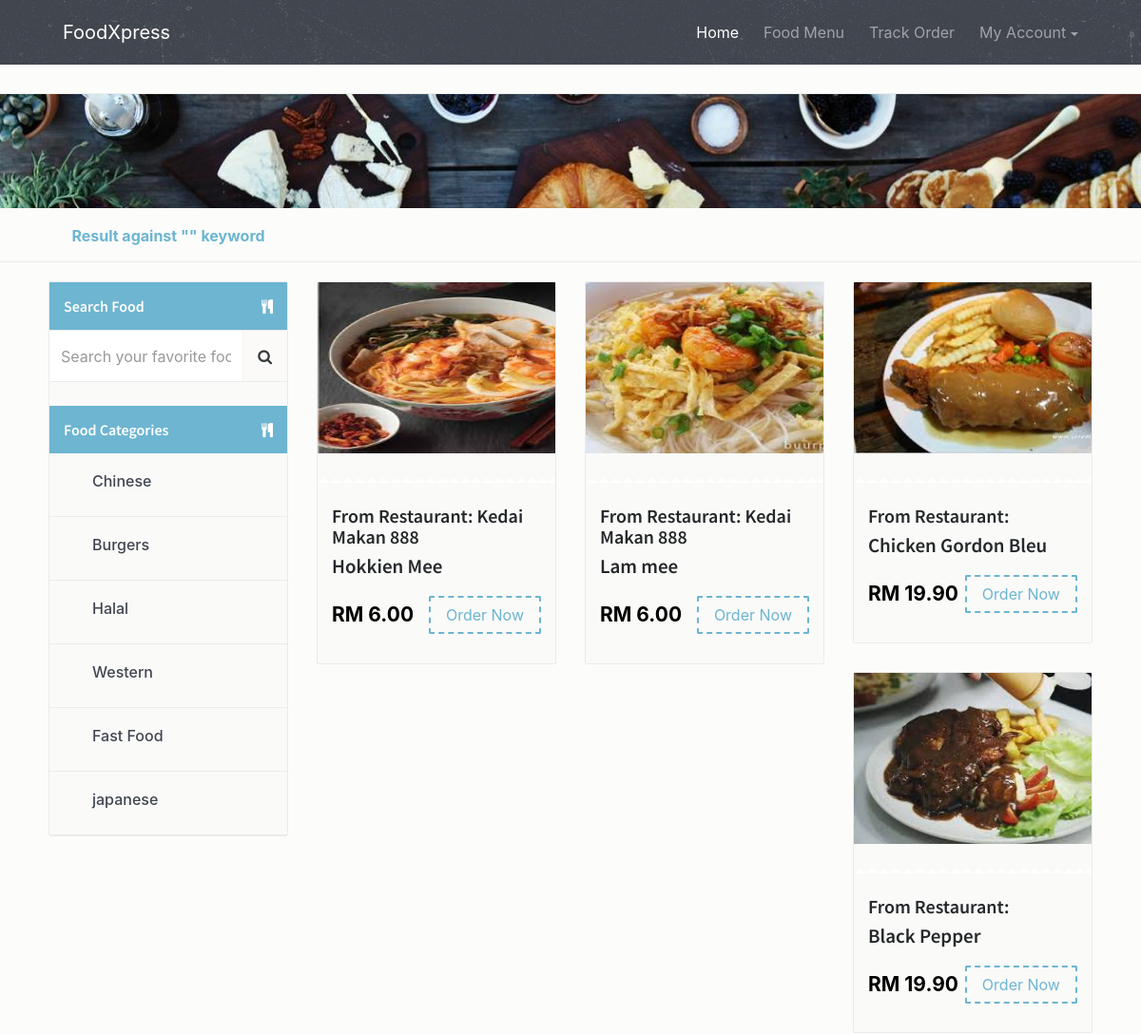
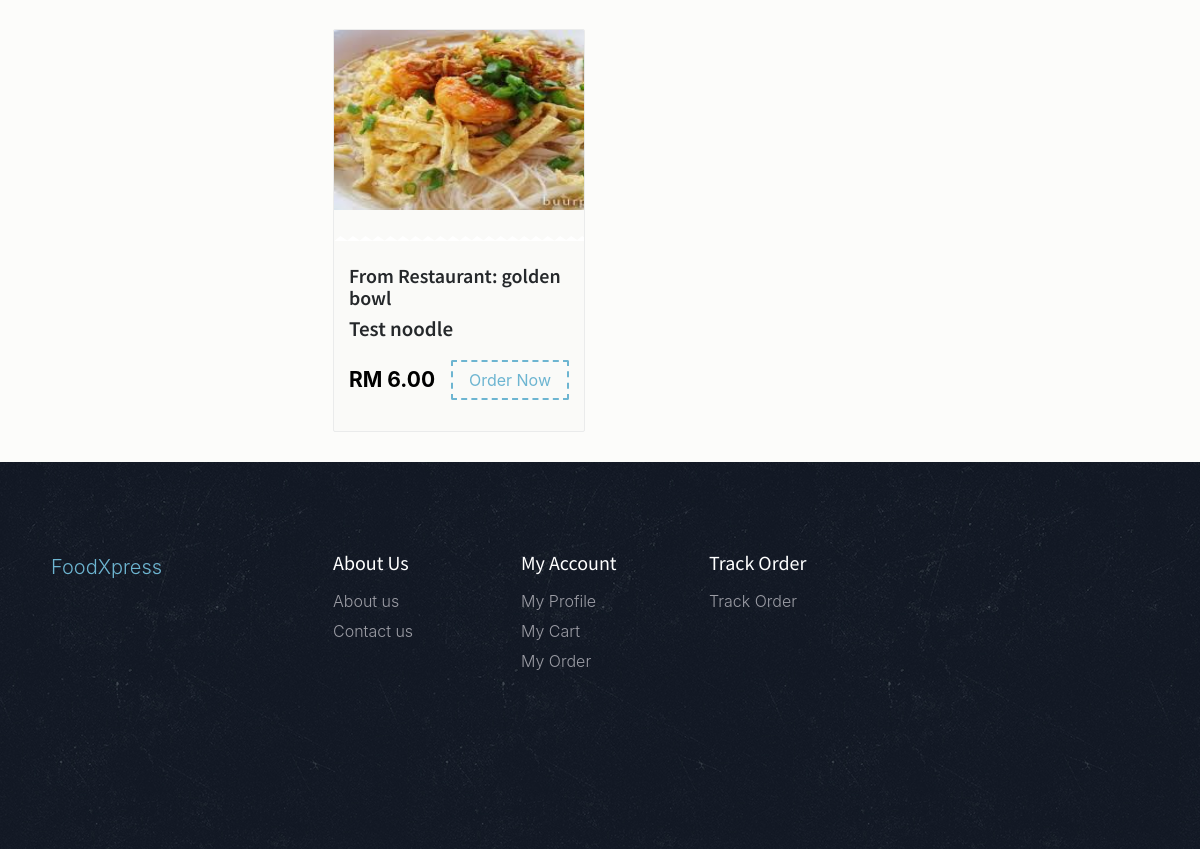
Page /search-food.php on the committed database (2 pictures, top to bottom).
### tables this page shows
CREATE TABLE `tbl_category` (
  `id` int(11) NOT NULL,
  `categoryName` varchar(100) DEFAULT NULL,
  `dateCreated` timestamp NULL DEFAULT CURRENT_TIMESTAMP
);

CREATE TABLE `tbl_food` (
  `id` int(11) NOT NULL,
  `categoryName` varchar(100) DEFAULT NULL,
  `itemName` varchar(100) DEFAULT NULL,
  `itemPrice` varchar(20) DEFAULT NULL,
  `itemDesc` varchar(500) DEFAULT NULL,
  `image` varchar(120) DEFAULT NULL,
  `itemQty` varchar(100) DEFAULT NULL,
  `restName` varchar(100) DEFAULT NULL
);

### search-food.php (the view, shortened to what this page needs)
<?php
include('includes/dbconnection.php');
  ?>
<!DOCTYPE html>
<html lang="en">
<head>
    <link href="css/bootstrap.min.css" rel="stylesheet">
    <link href="css/font-awesome.min.css" rel="stylesheet">
    <link href="css/animsition.min.css" rel="stylesheet">
    <link href="css/animate.css" rel="stylesheet">
    <link href="css/style.css" rel="stylesheet"> </head>
<body>
    <div class="site-wrapper animsition" data-animsition-in="fade-in" data-animsition-out="fade-out">
        <header id="header" class="header-scroll top-header headrom">
            <?php include_once('includes/header.php');?>
        </header>
        <div class="page-wrapper">
            <div class="top-links">
            </div>
            <div class="inner-page-hero bg-image" data-image-src="images/decouvrez-l-experience-food-d-airbnb.jpg">
            </div>
            <div class="result-show">
    <div class="container">
        <div class="row">
            <div class="col-sm-3">
                <?php
                $sdata=$_POST['searchdata'];
                ?>
                <p style="text-align: center;"><span class="primary-color"><strong>Result against "<?php echo $sdata;?>" keyword</strong></span></div>
        </div>
    </div>
</div>
            <section class="restaurants-page">
                <div class="container">
                    <div class="row">
                        <div class="col-xs-12 col-sm-5 col-md-4 col-lg-3">
                            <div class="sidebar clearfix m-b-20">
                                 <form name="search" method="post" action="search-food.php">
                                <div class="main-block">
                                    <div class="sidebar-title white-txt">
                                        <h6>Search Food</h6> <i class="fa fa-cutlery pull-right"></i> </div>
                                    <div class="input-group">
                                        <input type="text" class="form-control search-field" placeholder="Search your favorite food" name="searchdata" id="searchdata"> <span class="input-group-btn">
                                 <button class="btn btn-secondary search-btn" type="submit" name="search"><i class="fa fa-search"></i></button>
                                 </span> </div>
                                     </div>
                                     </form>
                                    <div class="main-block" style="margin-top: 10%">
                                    <div class="sidebar-title white-txt">
                                        <h6>Food Categories</h6> <i class="fa fa-cutlery pull-right"></i> </div>
                               <?php
      $query=mysqli_query($con,"select * from  tbl_category");
              while($row=mysqli_fetch_array($query))
              {
              ?>
                                        <ul>
                                            <li>
                                                <label class="custom-control custom-checkbox">
                                                    <span class="custom-control-description"><a href="viewfood-categorywise.php?editid=<?php echo $row['categoryName'];?>"><?php echo $row['categoryName'];?></a></span> </label>
                                            </li>
                                        </ul>
                              <?php } ?>
                                    <div class="clearfix"></div>
                                </div>
                            </div>
                        </div>
                     <div class="col-xs-12 col-sm-7 col-md-8 col-lg-9">
                            <div class="row">
                                                        <?php
$searchdata=$_POST['searchdata'];
        $sql = "SELECT * FROM tbl_food where itemName like '%$searchdata%' ";
        $res_data = mysqli_query($con,$sql);
        while($row = mysqli_fetch_array($res_data)){
?>
                                <div class="col-xs-12 col-sm-12 col-md-6 col-lg-4 food-item">
                                    <div class="food-item-wrap">
                                        <div class="figure-wrap bg-image"> <img src="admin/itemimages/<?php echo $row['image'];?>" width="300" height="180">
                                        </div>
                                        <div class="content">
										    <h5 style="font-weight:600">From Restaurant: <?php echo $row['restName'];?></h5>
                                            <h5><a href="food-detail.php?fid=<?php echo $row['id'];?>"><?php echo $row['itemName'];?></a></h5>
                                            <div class="price-btn-block"> <span class="price">RM <?php echo $row['itemPrice'];?></span> <?php if($_SESSION['fdsuserid']==""){?>
<a href="login.php" class="btn theme-btn-dash pull-right">Order Now</a>
<?php }?>
             </div>
                                        </div>
                                    </div>
                                </div>
                                    <?php } ?>
                            </div>
                        </div>
                    </div>
                </div>
            </section>
            <?php include_once('includes/footer.php');?>
        </div>
    </div>
</body>
</html>

### css/style.css (style rules this page uses)
body { background: rgba(252, 251, 249, 0.68); font-size: 16px; color: #4d4f56; font-weight: 400; overflow-x: hidden; }
.h1, .h2, .h3, .h4, .h5, .h6, h1, h2, h3, h4, h5, h6 { font-family: "Source Sans Pro", sans-serif; color: #25282b; }
a { color: #6db5d1; }
ul { list-style-type: none; padding: 0; }
.container { max-width: 1270px; width: 94%; }
.page-wrapper { padding-top: 68px; }
.custom-control { padding-left: 30px; }
.form-control { border: 1px solid #eaebeb; font-size: 1rem !important; border-radius: 2px; }
.form-control-lg, .dropdown-menu, .btn, .btn-group-lg>.btn, .btn-lg, .img-rounded { border-radius: 2px }
.btn { transition: all .4s; }
.btn-secondary { color: #373a3c; background-color: rgba(252, 251, 249, 0.68); border-color: #eaebeb; }
.theme-btn-dash { border: 2px dashed #6db5d1; background-color: transparent; color: #6db5d1 }
.primary-color { color: #6db5d1 }
.m-b-20 { margin-bottom: 20px; }
#header { position: fixed; width: 100%; border: 0; z-index: 99; }
.top-links { padding: 15px 0; border-bottom: 1px solid #eaebeb; }
.food-item-wrap { border: 1px solid #eaebeb; border-radius: 2px; overflow: hidden; margin-bottom: 30px; background: #fafaf8; }
.food-item-wrap h5 a { color: #25282b; font-size: 21px; font-weight: 600; }
.food-item-wrap .price, .food-item-wrap .restaurant { font-size: 21px; font-weight: 700; color: #000; margin-top: 4px; display: inline-block; }
.food-item-wrap .content { padding: 25px 15px 35px; }
.food-item-wrap .figure-wrap { position: relative; height: 210px; }
.food-item-wrap .figure-wrap:after { position: absolute; bottom: -1px; left: 0; content: ""; background: url(../images/zig-zag.png); width: 100%; height: 5px; }
.inner-page-hero { padding-top: 5%; padding-bottom: 5%; }
.result-show { padding: 7px 0 10px; border-bottom: 1px solid #eaebeb; color: #333366; margin-bottom: 20px; }
.result-show p { padding: 0; margin: 5px 0; }
.sidebar { border: 1px solid #eaebeb; background: #fafaf8; border-radius: 3px; }
.sidebar-inner .sidebar input, .sidebar .input-group-btn .btn { height: 55px; border-left: 0; border-right: 0; }
.sidebar-title { padding: 15px 15px 15px; background: #6db5d1; float: left; width: 100%; }
.sidebar-title h6 { float: left; margin-bottom: 0; color: #fff; font-size: 16px; font-weight: 600; line-height: 20px; }
.sidebar-title i { float: right; color: #fff; font-size: 15px; margin-top: 3px; }
.main-block ul li { line-height: 28px; font-weight: 300; display: block; border-bottom: 1px solid #eaebeb; font-weight: 500; color: #414551; }
.main-block ul li a { color: #414551; display: block; font-weight: 500; padding: 15px; }
.main-block ul { float: left; width: 100%; margin-bottom: 0; }
.main-block ul li:first-of-type { border-top: none }
.main-block .input-group input, .main-block .input-group-btn { height: 55px; border-left: none }

### rows in the picture
tbl_category: categoryName "Chinese"
tbl_category: categoryName "Burgers"
tbl_category: categoryName "Halal"
tbl_category: categoryName "Western"
tbl_category: categoryName "Fast Food"
tbl_category: categoryName "japanese"
tbl_food: image (picture), restName "Kedai Makan 888", itemName "Hokkien Mee", itemPrice "6.00"
tbl_food: image (picture), restName "Kedai Makan 888", itemName "Lam mee", itemPrice "6.00"
tbl_food: image (picture), itemName "Chicken Gordon Bleu", itemPrice "19.90"
tbl_food: image (picture), itemName "Black Pepper", itemPrice "19.90"
tbl_food: image (picture), restName "golden bowl", itemName "Test noodle", itemPrice "6.00"
